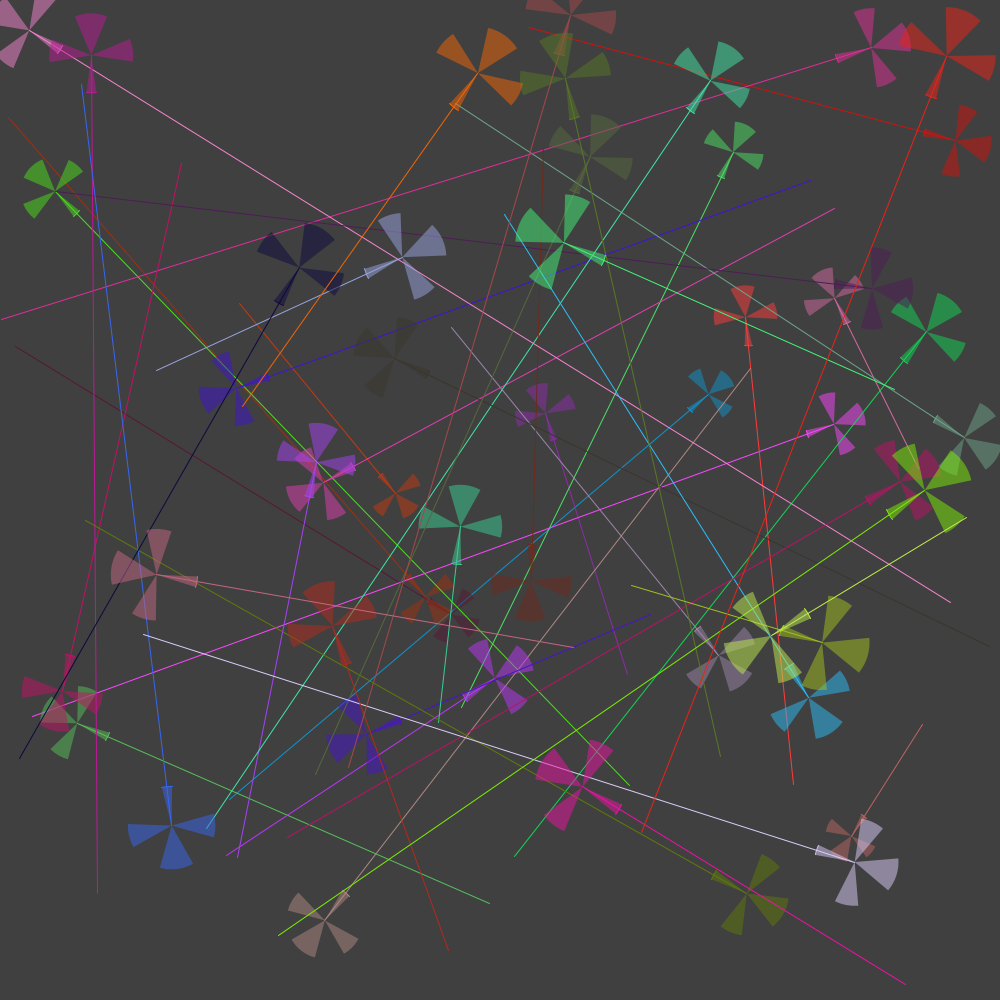
Frame 1 (no input)
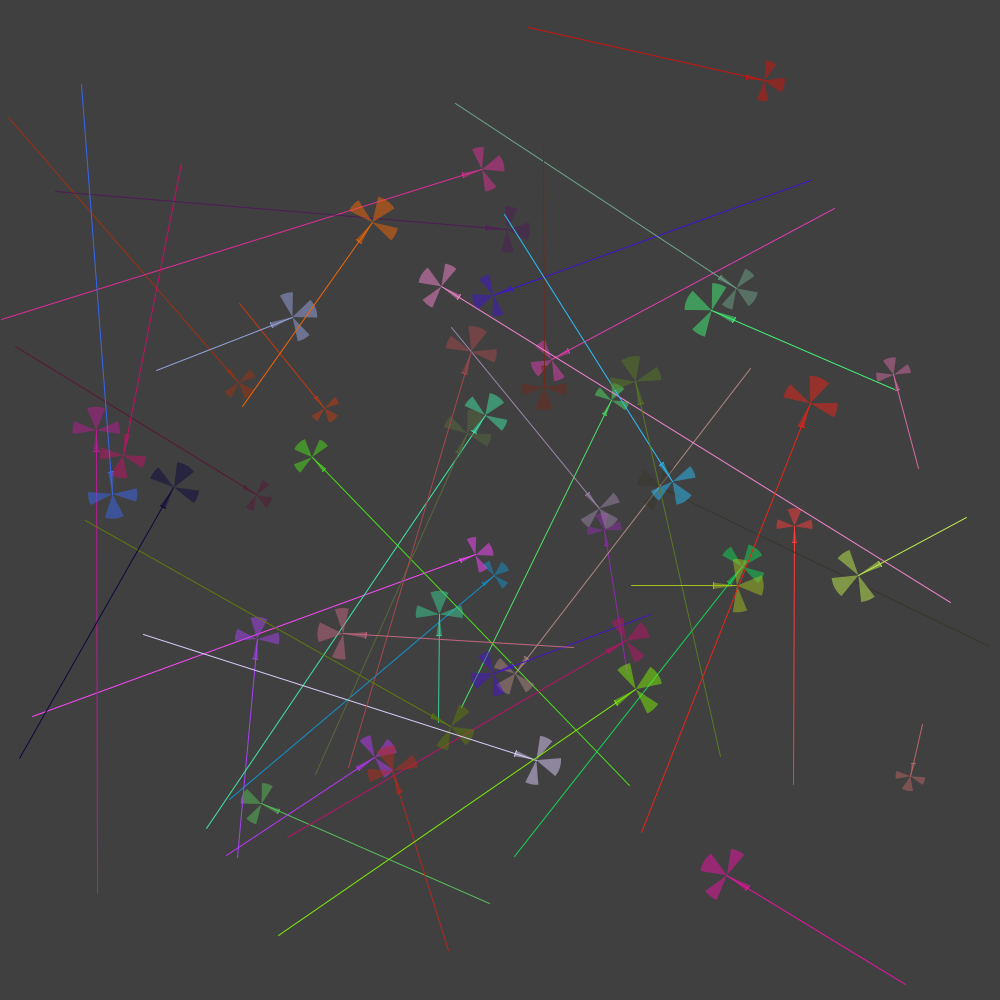
Frame 60 (the mouse pressed at the canvas centre just before this capture)
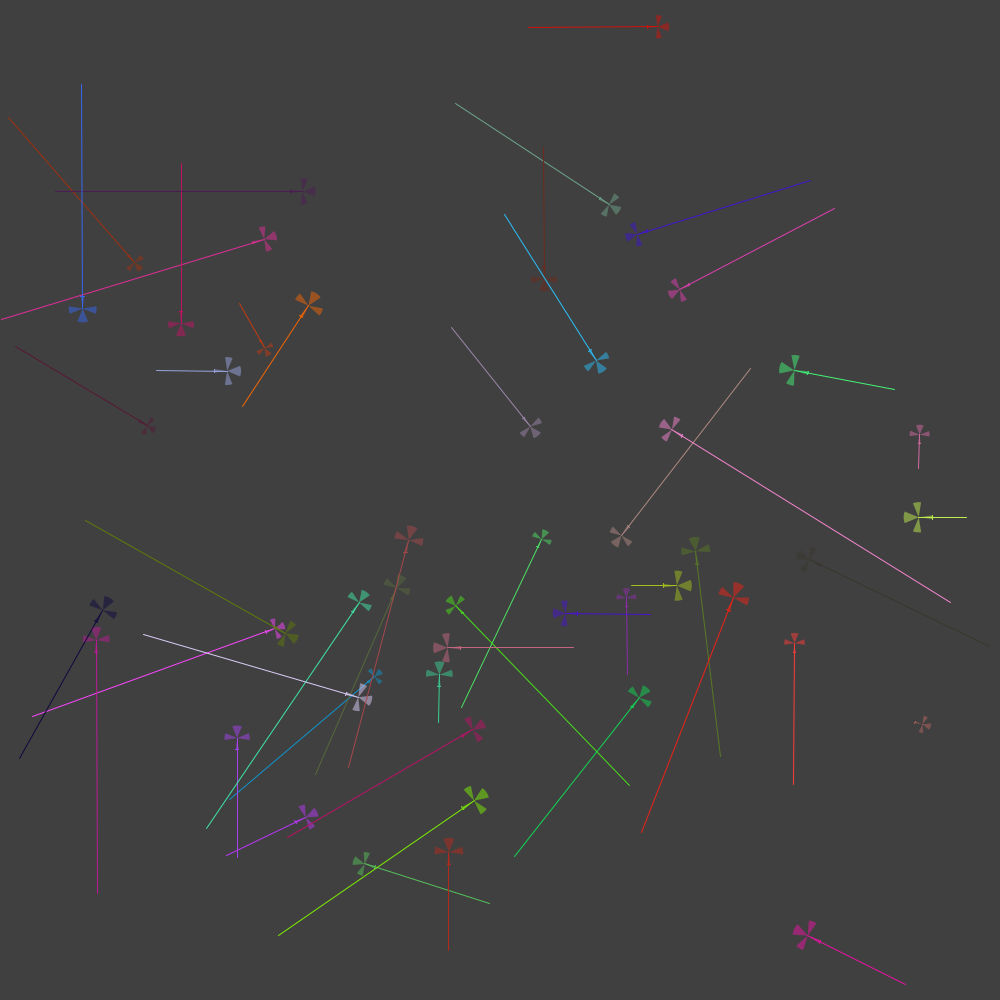
Frame 120 (the mouse held since frame 60 and released just before this capture)

The Processing sketch that drew these frames (run headless with seeded random() and noise(); from frame 60 on, the mouse is pressed at the canvas centre):

// Processing sketch: boids04
// ── boids04.pde
/// flock of birds
//-///////////////

final int NORD_SOUTH=1000; ///< maximum distance from north to south
final int EAST_WEST=1000;  ///< maximum distance from east to west
final int MAX_CEIL=100;    ///< maximum flight ceiling
final int HM_BIRDS=50;      ///< how many birds

ArrayList<Bird> birds;     ///< all our birds in JAVA like container

void initBirds()
{
  birds=new ArrayList(HM_BIRDS); // Constructs an empty list with the specified initial capacity.
  for(int i=0;i<HM_BIRDS;i++)
    birds.add(new Bird(NORD_SOUTH,EAST_WEST,MAX_CEIL));
}

/// @note We assume that the birds are always properly sorted in terms of height.
void showBirds()
{
   for(int i=0;i<HM_BIRDS;i++)
   {
     Bird current=birds.get(i);
     float ZRatio=current.z/MAX_CEIL;
     current.showBird(2+ZRatio*100); //any way of presenting the height for now
     stroke(red(current.co),green(current.co),blue(current.co));
     line(current.x,current.y,current.tx,current.ty);
   }
}

void settings()
{
  size(EAST_WEST,NORD_SOUTH);
}

void setup()
{
  initBirds();
  sortBirds();
  showBirds();
  decisions();
  frameRate(20); // Slowly at first
}

void draw()
{
  moveBirds();
  sortBirds();
  background(64);
  showBirds();
  decisions();
}

/// @date 2025-12-10 (modified)
// ── bird.pde
/// A class describing a bird in a separate tab and file.
class Bird
{
  float x,y,z;     //!< position
  float vx,vy,vz;  //!< speed vector
  float tx,ty,tz;  //!< position of current goal
  color co; //!< we need color to distinguish birds
  
  Bird(float north_south,float east_west,float down_up) //!< Constructor
  {
    co=color(random(256),random(256),random(256));
    vx=vy=vz=0; 
    tx=random(north_south);
    ty=random(east_west);
    tz=0;
    x=random(north_south);
    y=random(east_west);
    z=down_up/2+random(down_up/2);
  }
  
  void showBird(float d) //!< visualization of a single bird
  {
    stroke(co);
    fill(red(co),green(co),blue(co),128);
    float angle=atan2(ty-y,tx-x);
    arc(x,y,d*0.9,d*0.9,angle-QUARTER_PI/6,angle+QUARTER_PI/6);
    noStroke();
    angle+=PI;
    arc(x,y,d,d,angle-QUARTER_PI/2,angle+QUARTER_PI/2);
    angle-=HALF_PI;
    arc(x,y,d,d,angle-QUARTER_PI/5,angle+QUARTER_PI/2);
    angle+=PI;
    arc(x,y,d,d,angle-QUARTER_PI/2,angle+QUARTER_PI/5); 
  }
  
} //end_of_class

/// @date 2025-12-10 (modified)

// ── birdslogic.pde
/// decisions and actions of birds
void decisions()
{
   for(int i=0;i<HM_BIRDS;i++)
   {
     Bird current=birds.get(i);
     thinkAndDo1(current);
   }
}

int signum(float v)
{
  if(v<0) return -1;
  else if(v>0) return 1;
  else return 0;
}

/// simple target orientation
void thinkAndDo1(Bird me)
{
  float dx=me.tx-me.x;
  float dy=me.ty-me.y;
  float dz=me.tz-me.z;
  
  //Has the goal been achieved?
  if(sqrt(dx*dx+dy*dy+dz*dz)<=1.0)
  {
    println("Caught! Go up!");
    me.vx=0;
    me.vy=0;
    me.vx=0;
    me.tz=1000; //Target now unattainable height
  }
  else //NO! Continue to approach!
  {
    me.vx=dx*0.01; if(abs(me.vx)<1) me.vx=signum(dx);
    me.vy=dy*0.01; if(abs(me.vy)<1) me.vy=signum(dy);
    me.vz=dz*0.01; if(abs(me.vz)<0.1) me.vz=signum(dz)*0.1;
    println(me.vx,me.vy,me.vz);
  }
}

/// @date 2025-12-10 (modified)

// ── sorting.pde
// Magic trick - Sorting taken from JAVA
//-//////////////////////////////////////

import java.util.*;

void sortBirds() ///< birds flying lower must be drawn first!
{
  birds.sort(new Comparator<Bird>() {
      public int compare(Bird b1, Bird b2)
      {
         if(b1.z<b2.z) return -1;
         else if(b1.z>b2.z) return 1;
         else return 0;
      }
    });
}

/// @date 2025-12-10 (modified)

// ── worldphysics.pde
/// Birds' decisions and actions have physical consequences
void moveBirds()
{
   for(int i=0;i<HM_BIRDS;i++)
   {
     Bird current=birds.get(i);
     //Moving...
     current.x+=current.vx;
     current.y+=current.vy;
     current.z+=current.vz;
     
     //Cloud and ground collision check
     if(current.z>=MAX_CEIL)
     {
       current.z=MAX_CEIL;
       current.vz*=-1; // Has this ever come in handy? DEBUG!
     }
     else 
     if(current.z<=0)
     {
       current.vx=current.vy=current.vz=0;
     } 
   }
}

/// @date 2025-12-10 (modified)
